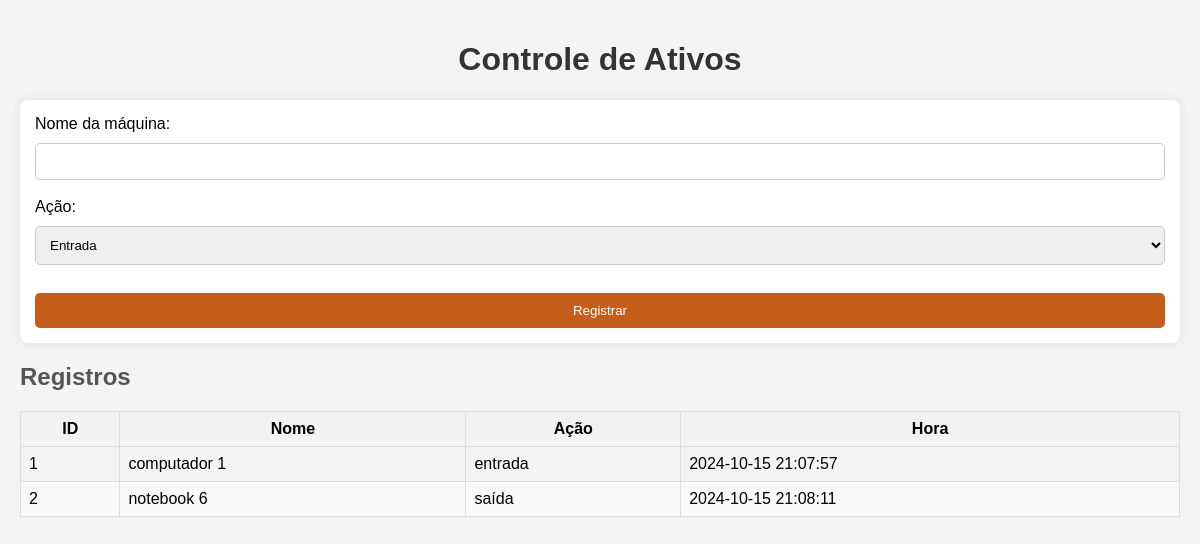
Before: / with the older database file.
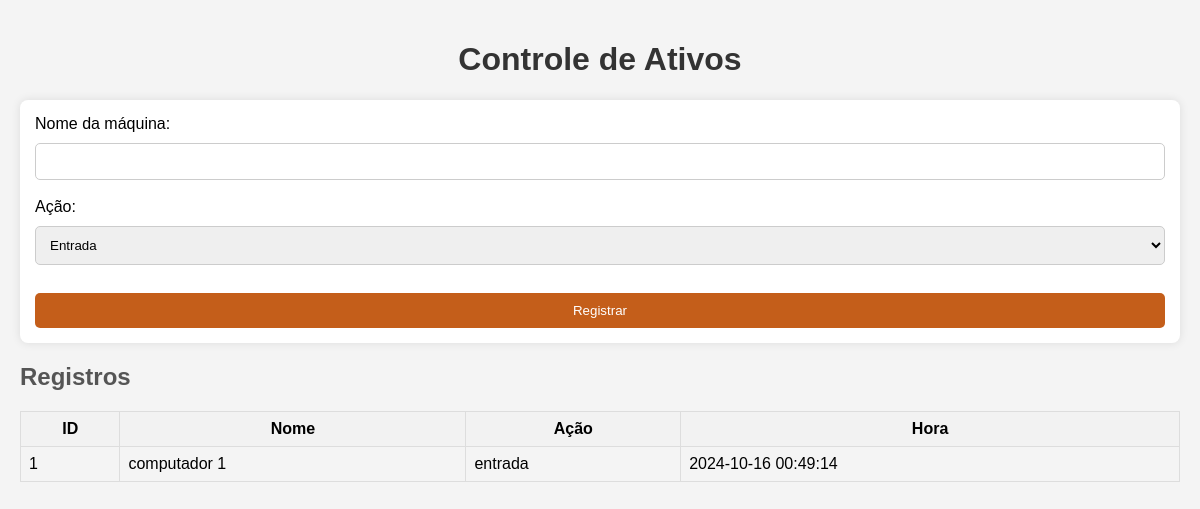
After: the same page with the newer database file.
### tables this page shows
CREATE TABLE registros (
    id INTEGER PRIMARY KEY AUTOINCREMENT,
    nome TEXT NOT NULL,
    acao TEXT NOT NULL,  -- entrada ou saída
    hora TIMESTAMP DEFAULT CURRENT_TIMESTAMP
);

### app.py (the view)
@app.route('/')
def index():
    conn = connect_db()
    cursor = conn.cursor()
    cursor.execute("SELECT * FROM registros")
    registros = cursor.fetchall()
    conn.close()
    return render_template('index.html', registros=registros)

### app.py (called while the page is built)
def connect_db():
    return sqlite3.connect('inventario_simples.db')

### templates/index.html (shortened to what this page needs)
<!DOCTYPE html>
<html lang="pt-br">
<head>
    <link rel="stylesheet" href="{{ url_for('static', filename='style.css') }}">
</head>
<body>
    <h1>Controle de Ativos</h1>
    <form action="/registrar" method="POST">
        <label for="nome">Nome da máquina:</label>
        <input type="text" id="nome" name="nome" required>
        <br><br>
        <label for="acao">Ação:</label>
        <select id="acao" name="acao">
            <option value="entrada">Entrada</option>
        </select>
        <br><br>
        <button type="submit">Registrar</button>
    </form>
    <h2>Registros</h2>
    <table border="1">
        <thead>
            <tr>
                <th>ID</th>
                <th>Nome</th>
                <th>Ação</th>
                <th>Hora</th>
            </tr>
        </thead>
        <tbody>
            {% for registro in registros %}
            <tr>
                <td>{{ registro[0] }}</td>
                <td>{{ registro[1] }}</td>
                <td>{{ registro[2] }}</td>
                <td>{{ registro[3] }}</td>
            </tr>
            {% endfor %}
        </tbody>
    </table>
</body>
</html>

### static/style.css (style rules this page uses)
body { font-family: Arial, sans-serif; background-color: #f4f4f4; margin: 0; padding: 20px; }
h1 { color: #333; text-align: center; }
h2 { color: #555; }
form { background-color: #fff; padding: 15px; border-radius: 8px; box-shadow: 0 0 10px rgba(0, 0, 0, 0.1); margin-bottom: 20px; }
input, select, button { padding: 10px; margin-top: 10px; border-radius: 5px; border: 1px solid #ccc; width: 100%; box-sizing: border-box; }
button { background-color: #c45e1a; color: white; border: none; cursor: pointer; }
table { width: 100%; border-collapse: collapse; margin-top: 20px; }
table, th, td { border: 1px solid #ddd; padding: 8px; }
th { background-color: #f2f2f2; }

Changed rows visible on the page:
removed registros: id "2", nome "notebook 6", acao "saída", hora "2024-10-15 21:08:11"
changed registros "computador 1": hora "2024-10-15 21:07:57" → "2024-10-16 00:49:14"
